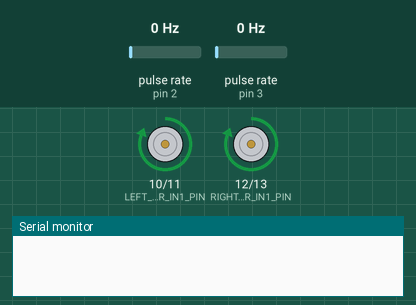
Simulated run of this sketch. Board: Arduino Uno, built with avr-gcc and run on an emulated ATmega328P. On the bench: motor-driver pin pairs drawn as motors (green arrow = first pin HIGH = forward, orange = second pin HIGH = backward, longer = more drive, scaled by the enable pin), the last lines printed to the serial monitor. Wiring (inferred from the names in the program): 2 × pulse sensor: data pin 2 / data pin 3. The inputs (shaded band) are chosen by the test bench; at power-on: pulse rate (sensors on pin 2, pin 3) 0 Hz.

Above: at 1.2 s.
1.3 s: pulse rate (sensor on pin 2) set to 30 Hz
4.3 s: pulse rate (sensor on pin 2) set to 37 Hz
At 5.7 s:
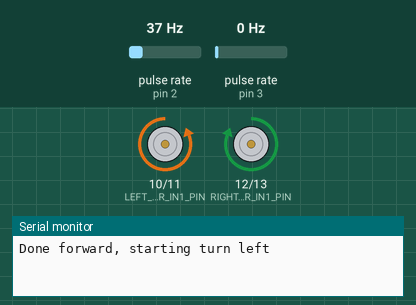
6.1 s: pulse rate (sensor on pin 3) set to 31 Hz
9.1 s: pulse rate (sensor on pin 3) set to 37 Hz
At 9.9 s:
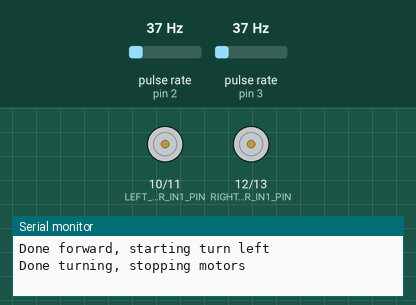
10.7 s: pulse rate (sensor on pin 3) set to 68 Hz
13.7 s: pulse rate (sensor on pin 3) set to 74 Hz
Timing chart, 0 to 16.2 s (numbered marks = the images above; inputs shaded):
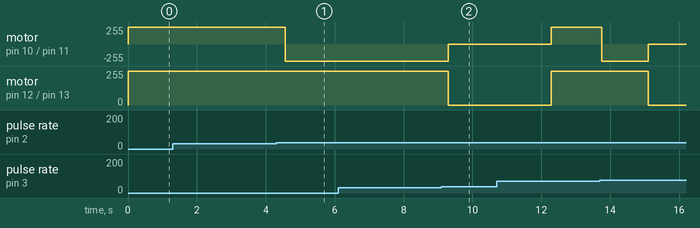

Measured:
- the behaviour switches between 33 and 34 Hz on pulse rate (sensor on pin 2) (found by bisection; images 0 and 1)
- the behaviour switches between 33 and 34 Hz on pulse rate (sensor on pin 3) (found by bisection; images 1 and 2)
- after the input at 1.3 s, every drawn part: stays the same
- after the input at 6.1 s, every drawn part: stays the same

The sketch:

CHASSIS_DRIVING_V2.ino
```cpp
// INITIALIZING INSTANCES OF THE ENCODER CLASSES

const int LEFT_MTR_ENA_PIN = 4; // output
const int LEFT_MTR_ENC_PIN = 2; // input
const int LEFT_MTR_IN1_PIN = 10;
const int LEFT_MTR_IN2_PIN = 11;

const int RIGHT_MTR_ENA_PIN = 5; // output
const int RIGHT_MTR_ENC_PIN = 3; // input
const int RIGHT_MTR_IN1_PIN = 12; // output
const int RIGHT_MTR_IN2_PIN = 13;

unsigned long right_pulses = 0;
unsigned long left_pulses = 0;

// stop is IN1 & IN2 are LOW
// ccw (backwards probably) IN1 is HIGH IN2 is LOW
// cw IN1 is LOW and IN2 is HIGH

unsigned long time_old;
const unsigned long ENCODER_READ_TIME = 10;


void setup() {
   pinMode(LEFT_MTR_ENA_PIN, OUTPUT);
   pinMode(LEFT_MTR_ENC_PIN, INPUT);
   pinMode(LEFT_MTR_IN1_PIN, OUTPUT);
   pinMode(LEFT_MTR_IN2_PIN, OUTPUT);


   pinMode(RIGHT_MTR_ENA_PIN, OUTPUT);
   pinMode(RIGHT_MTR_ENC_PIN, INPUT);
   pinMode(RIGHT_MTR_IN1_PIN, OUTPUT);
   pinMode(RIGHT_MTR_IN2_PIN, OUTPUT);

   attachInterrupt(digitalPinToInterrupt(LEFT_MTR_ENC_PIN), add_left_pulse, FALLING);
   attachInterrupt(digitalPinToInterrupt(RIGHT_MTR_ENC_PIN), add_right_pulse, FALLING);

   Serial.begin(9600);
}

void loop() {
  forward(100);

  Serial.println("Done forward, starting turn left");

  turn_left(100);


  Serial.println("Done turning, stopping motors");

  stop_motors(3000);

}


void forward(int desired_pulses) {

  long initial_left_pulses = left_pulses;
  long initial_right_pulses = right_pulses;

  while (((left_pulses - initial_left_pulses) < desired_pulses) && ((right_pulses - initial_right_pulses) < desired_pulses)) {
    // testing ccw
    digitalWrite(LEFT_MTR_IN1_PIN, HIGH);
    digitalWrite(LEFT_MTR_IN2_PIN, LOW);

    digitalWrite(RIGHT_MTR_IN1_PIN, HIGH);
    digitalWrite(RIGHT_MTR_IN2_PIN, LOW);

    digitalWrite(LEFT_MTR_ENA_PIN, HIGH);
    digitalWrite(RIGHT_MTR_ENA_PIN, HIGH);

  }
}

void turn_left(int desired_pulses) {

  long initial_left_pulses = left_pulses;
  long initial_right_pulses = right_pulses;

  while ((right_pulses - initial_right_pulses) < desired_pulses) {

    // testing ccw
    digitalWrite(LEFT_MTR_IN1_PIN, LOW);
    digitalWrite(LEFT_MTR_IN2_PIN, HIGH);

    digitalWrite(RIGHT_MTR_IN1_PIN, HIGH);
    digitalWrite(RIGHT_MTR_IN2_PIN, LOW);

    digitalWrite(LEFT_MTR_ENA_PIN,HIGH);
    digitalWrite(RIGHT_MTR_ENA_PIN,HIGH);
  }
}

void stop_motors(int time_to_stop) {
  int start_time = millis();

  while(millis() - start_time < time_to_stop) {
    digitalWrite(LEFT_MTR_IN1_PIN, LOW);
    digitalWrite(LEFT_MTR_IN2_PIN, LOW);

    digitalWrite(RIGHT_MTR_IN1_PIN, LOW);
    digitalWrite(RIGHT_MTR_IN2_PIN, LOW);

    digitalWrite(LEFT_MTR_ENA_PIN,LOW);
    digitalWrite(RIGHT_MTR_ENA_PIN,LOW);
  }
}

void add_left_pulse(){
  left_pulses++;
}
void add_right_pulse(){
  right_pulses++;
}

int motorEncoder(){
  if(millis()-time_old >= ENCODER_READ_TIME){
    detachInterrupt(digitalPinToInterrupt(LEFT_MTR_ENC_PIN));
    detachInterrupt(digitalPinToInterrupt(RIGHT_MTR_ENC_PIN));
    time_old = millis();

    attachInterrupt(digitalPinToInterrupt(LEFT_MTR_ENC_PIN), add_left_pulse, FALLING);
    attachInterrupt(digitalPinToInterrupt(RIGHT_MTR_ENC_PIN), add_right_pulse, FALLING);
  }
}
```
